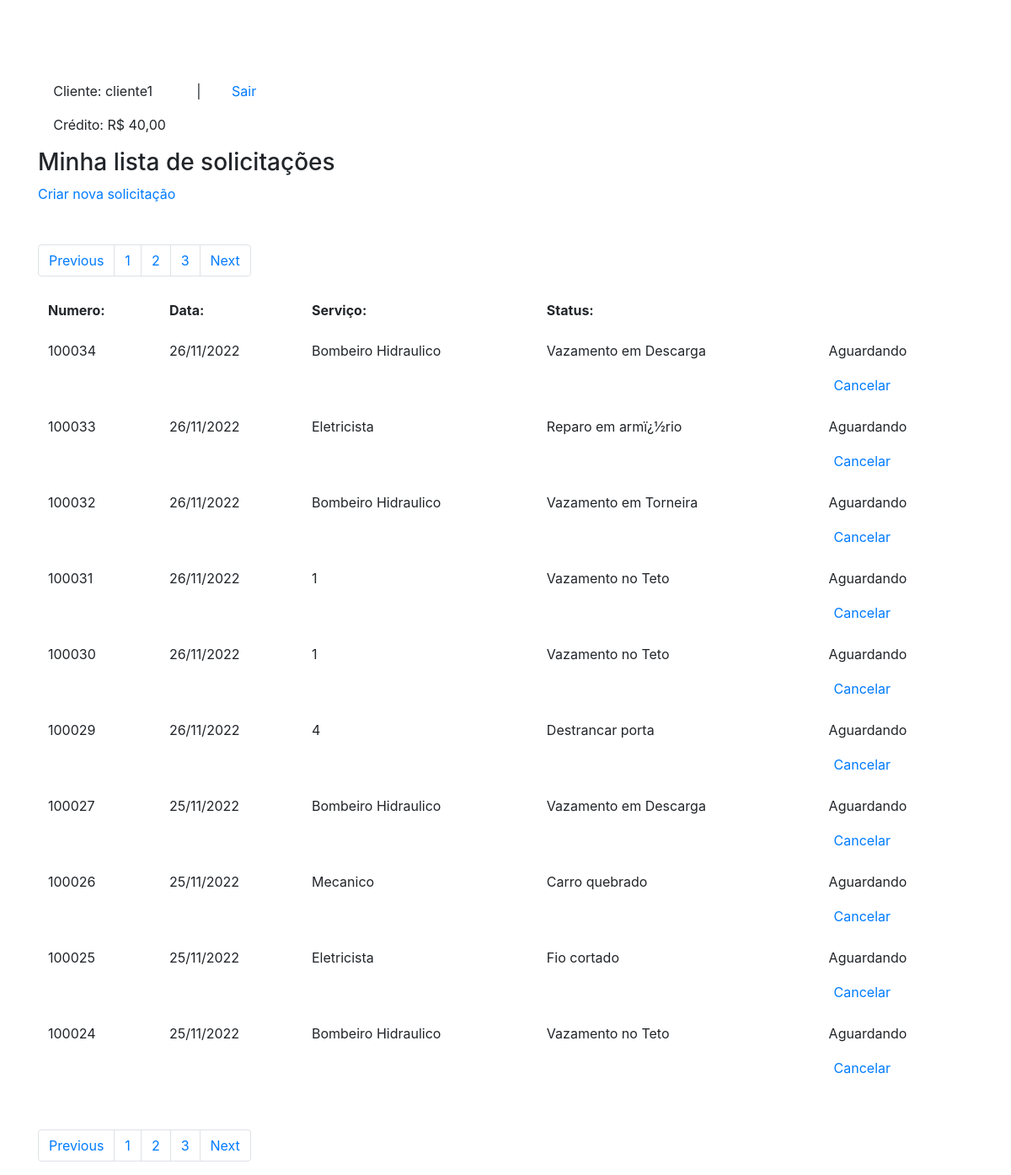
Before: /painelcliente.php (signed in) with the older database file.
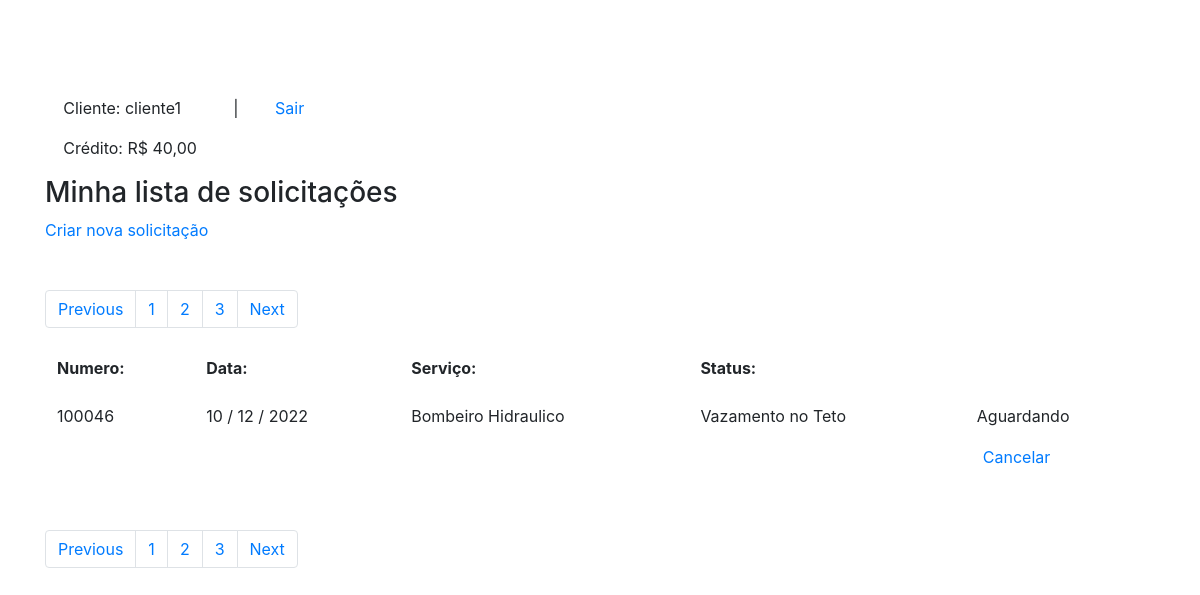
After: the same page with the newer database file.
### tables this page shows
CREATE TABLE IF NOT EXISTS `servicos` (
  `numero_id` int(7) NOT NULL AUTO_INCREMENT,
  `nome_servico` varchar(220) NOT NULL,
  `descricao_servico` varchar(220) NOT NULL,
  `preco_produto` varchar(100) NOT NULL,
  `status_servico` varchar(30) NOT NULL,
  `id_cliente` varchar(100) NOT NULL,
  `email_cliente` varchar(140) NOT NULL,
  `id_prestador` int(100) NOT NULL,
  `email_prestador` varchar(140) NOT NULL,
  `dia_pedido` varchar(30) NOT NULL,
  PRIMARY KEY (`numero_id`)
);

### painelcliente.php (the view, shortened to what this page needs)
<?php
include_once ('conexao.php');
?>
<!DOCTYPE html>
<html>
    <head>
        <link rel="stylesheet" href="https://stackpath.bootstrapcdn.com/bootstrap/4.1.3/css/bootstrap.min.css">
    </head>
    <body>
        <div class="container mt-5 pt-5">
            <div class="w-25 d-flex justify-content-around">
                <div>
                    <p>Cliente: <?php echo $_SESSION['nome'];?></p>
                    <p>Crédito: R$ <?php echo $_SESSION['credito'];?>,00</p>
                </div>
                <span>|</span>
                <a href="logout.php">Sair</a>
            </div>
            <div class="form-group">
                <table class="table table-borderless">
                    <thead>
                        <h3>Minha lista de solicitações</h3>
                        <a href="criar_servico.php">Criar nova solicitação</a>
                    </thead>
                    <div class="mt-5">
                        <nav aria-label="Page navigation example">
                            <ul class="pagination">
                                <li class="page-item"><a class="page-link" href="#">Previous</a></li>
                                <li class="page-item"><a class="page-link" href="#">1</a></li>
                                <li class="page-item"><a class="page-link" href="#">2</a></li>
                                <li class="page-item"><a class="page-link" href="#">3</a></li>
                                <li class="page-item"><a class="page-link" href="#">Next</a></li>
                            </ul>
                        </nav>
                    </div>
                    <tbody>
                        <tr>
                            <th>Numero:</th>
                            <th>Data:</th>
                            <th>Serviço:</th>
                            <th>Status:</th>
                        </tr>
                        <?php
                        $id = $_SESSION['id'];
                        $query_servico = "  SELECT *
                                            FROM servicos as s
                                            INNER JOIN clientes as c
                                            ON s.id_cliente = c.id
                                            WHERE c.id = $id
                                            ORDER BY numero_id DESC";
                        $result_servico = $conn->prepare($query_servico);
                        $result_servico->execute();
                        while($row_servico = $result_servico->fetch(PDO::FETCH_ASSOC)){
                            extract($row_servico);
                        ?>
                        <tr>
                            <td><?php echo "$numero_id"; ?></td>
                            <td><?php echo "$dia_pedido"; ?></td>
                            <td><?php echo "$nome_servico"?></td>
                            <td><?php echo "$descricao_servico"?></td>
                            <td>
                                <div class="d-block">
                                    <?php
                                    if($status_servico == "1"){
                                       echo " <p href='#'>
                                       Aguardando</p>";
                                    }elseif($status_servico == "2"){
                                        echo " <p href='#'>
                                       Executado</p>";
                                    }
                                    ?>
                                    <?php
                                    if($status_servico == "1"){
                                       echo "
                                       <form method='post' action='excluir_servico.php'>
                                       <input type='hidden' name='id' value='$numero_id'>
                                       <button type='submit' style='border:none; color: #007bff;
                                       text-decoration: none;
                                       background-color: transparent;'>Cancelar</button>
                                       </form>";
                                    }elseif($status_servico == "2"){
                                        echo " <a href='avaliacao.php'>
                                       Avaliar</a>";
                                    }
                                    ?>
                                </div>
                            </td>
                        </tr>
                        <?php } ?>
                    </tbody>
                </table>
                <div class="mt-5">
                    <nav aria-label="Page navigation example">
                        <ul class="pagination">
                            <li class="page-item"><a class="page-link" href="#">Previous</a></li>
                            <li class="page-item"><a class="page-link" href="#">1</a></li>
                            <li class="page-item"><a class="page-link" href="#">2</a></li>
                            <li class="page-item"><a class="page-link" href="#">3</a></li>
                            <li class="page-item"><a class="page-link" href="#">Next</a></li>
                        </ul>
                    </nav>
                </div>
            </div>
        </div>
    </body>
</html>

Changed rows visible on the page:
removed servicos: numero_id "100034", dia_pedido "26/11/2022", nome_servico "Bombeiro Hidraulico", descricao_servico "Vazamento em Descarga", status_servico "Aguardando"
removed servicos: numero_id "100033", dia_pedido "26/11/2022", nome_servico "Eletricista", descricao_servico "Reparo em armï¿½rio", status_servico "Aguardando"
removed servicos: numero_id "100032", dia_pedido "26/11/2022", nome_servico "Bombeiro Hidraulico", descricao_servico "Vazamento em Torneira", status_servico "Aguardando"
removed servicos: numero_id "100031", dia_pedido "26/11/2022", nome_servico "1", descricao_servico "Vazamento no Teto", status_servico "Aguardando"
removed servicos: numero_id "100030", dia_pedido "26/11/2022", nome_servico "1", descricao_servico "Vazamento no Teto", status_servico "Aguardando"
removed servicos: numero_id "100029", dia_pedido "26/11/2022", nome_servico "4", descricao_servico "Destrancar porta", status_servico "Aguardando"
removed servicos: numero_id "100027", dia_pedido "25/11/2022", nome_servico "Bombeiro Hidraulico", descricao_servico "Vazamento em Descarga", status_servico "Aguardando"
removed servicos: numero_id "100026", dia_pedido "25/11/2022", nome_servico "Mecanico", descricao_servico "Carro quebrado", status_servico "Aguardando"
removed servicos: numero_id "100025", dia_pedido "25/11/2022", nome_servico "Eletricista", descricao_servico "Fio cortado", status_servico "Aguardando"
removed servicos: numero_id "100024", dia_pedido "25/11/2022", nome_servico "Bombeiro Hidraulico", descricao_servico "Vazamento no Teto", status_servico "Aguardando"
added servicos: numero_id "100046", dia_pedido "10 / 12 / 2022", nome_servico "Bombeiro Hidraulico", descricao_servico "Vazamento no Teto", status_servico "Aguardando"
